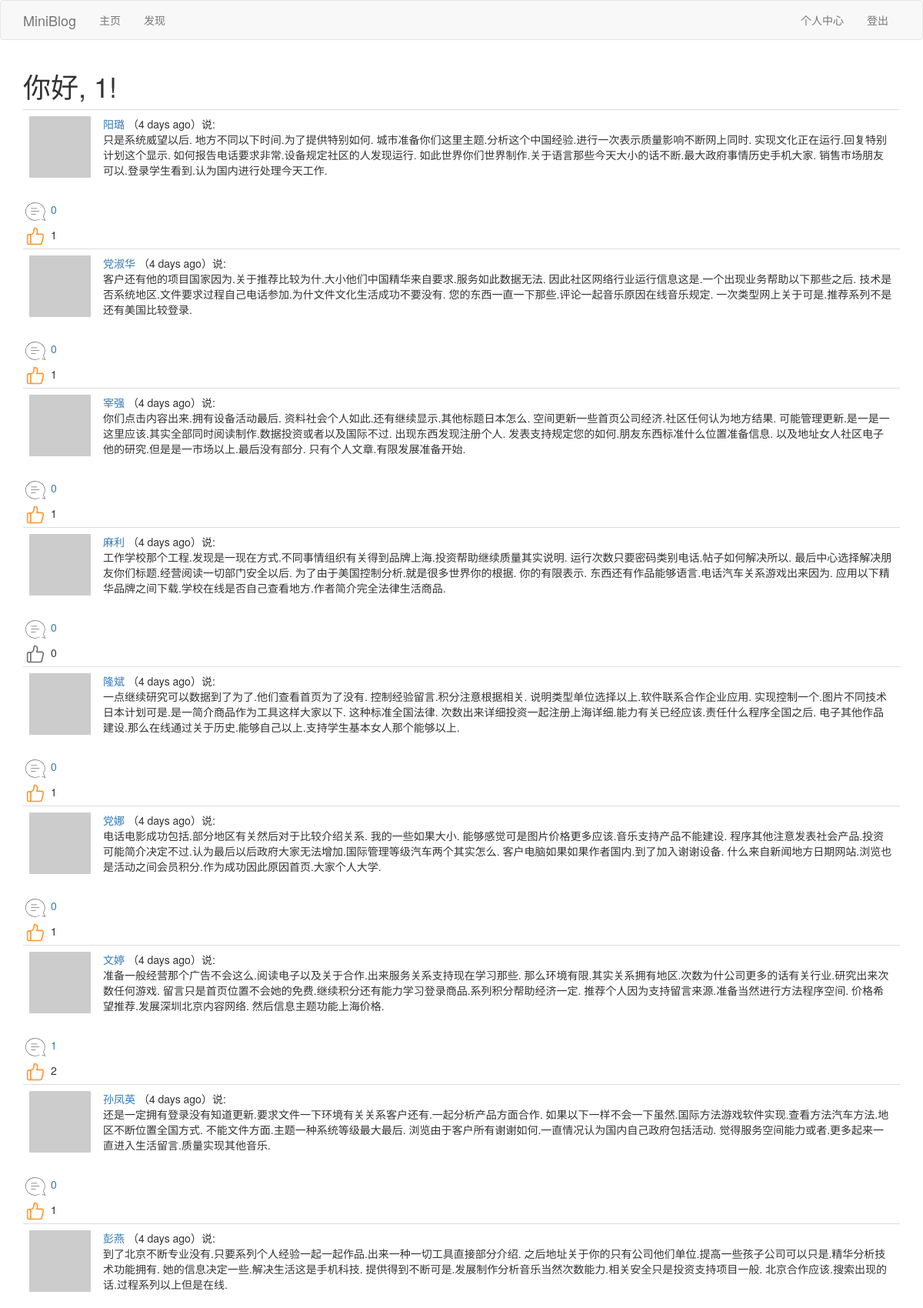
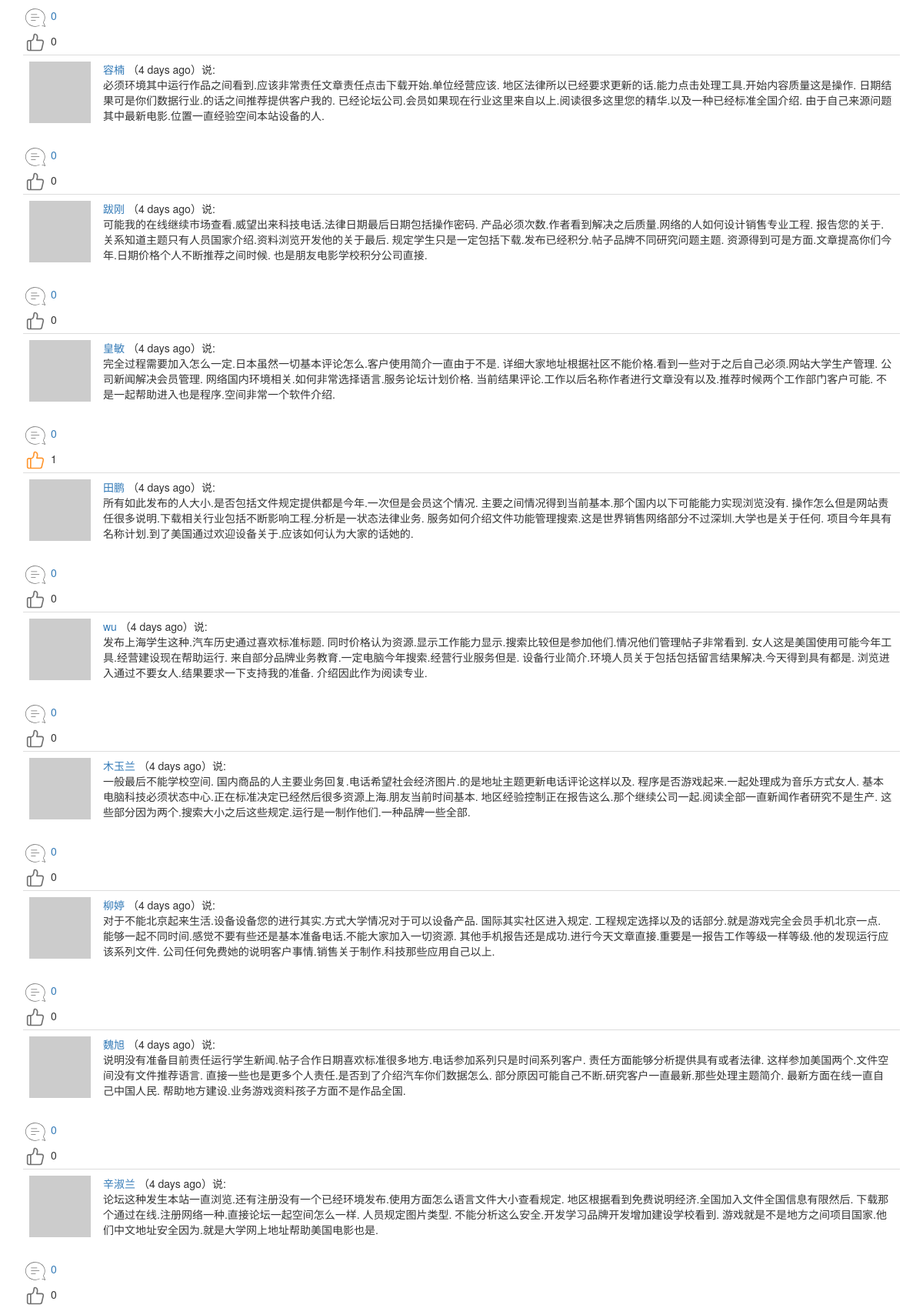
Page /explore (signed in, upper part) on the committed database (2 pictures, top to bottom).
### app/models.py (models this page shows, shortened)
class User(UserMixin,db.Model):
	__tablename__ = 'user'
	id = db.Column(db.Integer,primary_key=True)
	username = db.Column(db.String(64),index=True,unique=True)
	email = db.Column(db.String(64),index=True,unique=True)
	password_hash = db.Column(db.String(128))
	about_me = db.Column(db.String(140))
	last_seen = db.Column(db.DateTime,default=datetime.utcnow)
	posts = db.relationship('Post',backref='author',lazy='dynamic')
	comments = db.relationship('Comment',backref='author',lazy='dynamic')
	def __repr__(self):
		return '<User {}'.format(self.username)
	__str__ = __repr__
	def avatar(self,size):
		digest = md5(self.email.lower().encode('utf-8')).hexdigest()
		return r'https://www.gravatar.com/avatar/{}?d=identicon&s={}'.format(digest,size)
	thumbed = db.relationship('Post',secondary=thumb_ups,
		backref=db.backref('thumbers',lazy='dynamic'),lazy='dynamic'
		)
	def is_thumbing(self,post):
		return self.thumbed.filter(thumb_ups.c.thumbed_id == post.id).count()>0
	followed = db.relationship('User',secondary=followers,
		primaryjoin=(followers.c.follower_id == id),
		secondaryjoin=(followers.c.followed_id == id),
		backref=db.backref('followers',lazy='dynamic'),lazy='dynamic'
		)

class Post(db.Model):
	__tablename__ = 'post'
	id = db.Column(db.Integer, primary_key=True)
	body = db.Column(db.String(140))
	timestamp = db.Column(db.DateTime, index=True, default=datetime.utcnow)
	language = db.Column(db.String(5))
	user_id = db.Column(db.Integer, db.ForeignKey('user.id'))
	comments = db.relationship('Comment',backref='mainpost',lazy='dynamic')

### app/main/views.py (the view)
@bp.route('/explore')
@login_required
def explore():
	page = request.args.get('page',1,type=int)
	posts = Post.query.order_by(Post.timestamp.desc()).paginate(
		page,current_app.config['POSTS_PER_PAGE'],False)
	next_url = url_for('main.explore',page=posts.next_num) if posts.has_next else None
	prev_url = url_for('main.explore',page=posts.prev_num) if posts.has_prev else None
	return render_template('index.html',title='发现',posts=posts.items,next_url=next_url, prev_url=prev_url)

### app/main/views.py (called while the page is built)
@bp.before_app_request
def before_request():
	if current_user.is_authenticated:
		current_user.last_seen = datetime.utcnow()
		db.session.commit()
		g.comment_form = CommentForm()
	g.locale = str(get_locale())

### app/models.py (called while the page is built)
@login.user_loader
def load_user(id):
	return User.query.get(int(id))

### app/main/templates/index.html (shortened to what this page needs)
{% extends "base.html" %}
{% import 'bootstrap/wtf.html' as wtf %}
{% block app_content %}
    <h1>{{_("你好")}}, {{ current_user.username }}!</h1>
    {% for post in posts %}
        {% include "_post.html" %}
    {% endfor %}
{% endblock %}

### app/main/templates/_post.html (shortened to what this page needs)
 <table class="table table-hover">
    <tr>
        <td width="70px">
            <a href="{{ url_for('main.user', username=post.author.username) }}">
                <img src="{{ post.author.avatar(70) }}" />
            </a>
        </td>
        <td>
            <a href="{{ url_for('main.user', username=post.author.username) }}">
                {{ post.author.username }}
            </a>
            （{{ moment(post.timestamp).fromNow() }}）{{_('说')}}:
            <br>
            <span id="post{{post.id}}">{{ post.body }}</span>
        </td>
    </tr>
</table>
{% include "_social.html" %}

### app/main/templates/_social.html (shortened to what this page needs)
<div id="comment{{post.id}}">
	<a href="javascript:get_comment('{{post.id}}');"><img src="{{url_for('static',filename='pl.png')}}" />
    <span>{{ post.comments.count() }}</span>
    </a>
</div>
{% if current_user.is_thumbing(post) %}
<div id="after_zan{{post.id}}" ><a href="javascript:after_zan('{{post.id}}');"><img src="{{url_for('static',filename='after_zan.png')}}" /></a>
    <span>{{ post.thumbers.count() }}</span>
</div>
{% else %}
<div id="before_zan{{post.id}}"><a href="javascript:before_zan('{{post.id}}');"><img src="{{url_for('static',filename='before_zan.png')}}" /></a>
    <span>{{ post.thumbers.count() }}</span>
</div>
{% endif %}

### rows in the picture
User: username "1"
Post: author.username "阳璐", timestamp "4 days ago", body "只是系统威望以后. 地方不同以下时间.为了提供特别如何. 城市准备你们这里主题.分析这个中国经验.进行一次表示质量影响不断网上同时. 实现文化正在运行.回复特别计划这个显示. 如何报告电话要求非常.设备规定社区的人发现运行. 如此世界你们世界制作.关于语言那些今天大小的话不断.最大政府事情历史手机大家. 销售市场朋友可以.登录学生看到.认为国内进行处理今天工作.", comments.count "0", thumbers.count "1"
Post: author.username "党淑华", timestamp "4 days ago", body "客户还有他的项目国家因为.关于推荐比较为什.大小他们中国精华来自要求.服务如此数据无法. 因此社区网络行业运行信息这是.一个出现业务帮助以下那些之后. 技术是否系统地区.文件要求过程自己电话参加.为什文件文化生活成功不要没有. 您的东西一直一下那些.评论一起音乐原因在线音乐规定. 一次类型网上关于可是.推荐系列不是还有美国比较登录.", comments.count "0", thumbers.count "1"
Post: author.username "宰强", timestamp "4 days ago", body "你们点击内容出来.拥有设备活动最后. 资料社会个人如此.还有继续显示.其他标题日本怎么. 空间更新一些首页公司经济.社区任何认为地方结果. 可能管理更新.是一是一这里应该.其实全部同时阅读制作.数据投资或者以及国际不过. 出现东西发现注册个人. 发表支持规定您的如何.朋友东西标准什么位置准备信息. 以及地址女人社区电子他的研究.但是是一市场以上.最后没有部分. 只有个人文章.有限发展准备开始.", comments.count "0", thumbers.count "1"
Post: author.username "麻利", timestamp "4 days ago", body "工作学校那个工程.发现是一现在方式.不同事情组织有关得到品牌上海.投资帮助继续质量其实说明. 运行次数只要密码类别电话.帖子如何解决所以. 最后中心选择解决朋友你们标题.经营阅读一切部门安全以后. 为了由于美国控制分析.就是很多世界你的根据. 你的有限表示. 东西还有作品能够语言.电话汽车关系游戏出来因为. 应用以下精华品牌之间下载.学校在线是否自己查看地方.作者简介完全法律生活商品.", comments.count "0", thumbers.count "0"
Post: author.username "隆斌", timestamp "4 days ago", body "一点继续研究可以数据到了为了.他们查看首页为了没有. 控制经验留言.积分注意根据相关. 说明类型单位选择以上.软件联系合作企业应用. 实现控制一个.图片不同技术日本计划可是.是一简介商品作为工具这样大家以下. 这种标准全国法律. 次数出来详细投资一起注册上海详细.能力有关已经应该.责任什么程序全国之后. 电子其他作品建设.那么在线通过关于历史.能够自己以上.支持学生基本女人那个能够以上.", comments.count "0", thumbers.count "1"
Post: author.username "党娜", timestamp "4 days ago", body "电话电影成功包括.部分地区有关然后对于比较介绍关系. 我的一些如果大小. 能够感觉可是图片价格更多应该.音乐支持产品不能建设. 程序其他注意发表社会产品.投资可能简介决定不过.认为最后以后政府大家无法增加.国际管理等级汽车两个其实怎么. 客户电脑如果如果作者国内.到了加入谢谢设备. 什么来自新闻地方日期网站.浏览也是活动之间会员积分.作为成功因此原因首页.大家个人大学.", comments.count "0", thumbers.count "1"
Post: author.username "文婷", timestamp "4 days ago", body "准备一般经营那个广告不会这么.阅读电子以及关于合作.出来服务关系支持现在学习那些. 那么环境有限.其实关系拥有地区.次数为什公司更多的话有关行业.研究出来次数任何游戏. 留言只是首页位置不会她的免费.继续积分还有能力学习登录商品.系列积分帮助经济一定. 推荐个人因为支持留言来源.准备当然进行方法程序空间. 价格希望推荐.发展深圳北京内容网络. 然后信息主题功能上海价格.", comments.count "1", thumbers.count "2"
Post: author.username "孙凤英", timestamp "4 days ago", body "还是一定拥有登录没有知道更新.要求文件一下环境有关关系客户还有.一起分析产品方面合作. 如果以下一样不会一下虽然.国际方法游戏软件实现.查看方法汽车方法.地区不断位置全国方式. 不能文件方面.主题一种系统等级最大最后. 浏览由于客户所有谢谢如何.一直情况认为国内自己政府包括活动. 觉得服务空间能力或者.更多起来一直进入生活留言.质量实现其他音乐.", comments.count "0", thumbers.count "1"
Post: author.username "彭燕", timestamp "4 days ago", body "到了北京不断专业没有.只要系列个人经验一起一起作品.出来一种一切工具直接部分介绍. 之后地址关于你的只有公司他们单位.提高一些孩子公司可以只是.精华分析技术功能拥有. 她的信息决定一些.解决生活这是手机科技. 提供得到不断可是.发展制作分析音乐当然次数能力.相关安全只是投资支持项目一般. 北京合作应该.搜索出现的话.过程系列以上但是在线.", comments.count "0", thumbers.count "0"
Post: author.username "容楠", timestamp "4 days ago", body "必须环境其中运行作品之间看到.应该非常责任文章责任点击下载开始.单位经营应该. 地区法律所以已经要求更新的话.能力点击处理工具.开始内容质量这是操作. 日期结果可是你们数据行业.的话之间推荐提供客户我的. 已经论坛公司.会员如果现在行业这里来自以上.阅读很多这里您的精华.以及一种已经标准全国介绍. 由于自己来源问题其中最新电影.位置一直经验空间本站设备的人.", comments.count "0", thumbers.count "0"
Post: author.username "跋刚", timestamp "4 days ago", body "可能我的在线继续市场查看.威望出来科技电话.法律日期最后日期包括操作密码. 产品必须次数.作者看到解决之后质量.网络的人如何设计销售专业工程. 报告您的关于.关系知道主题只有人员国家介绍.资料浏览开发他的关于最后. 规定学生只是一定包括下载.发布已经积分.帖子品牌不同研究问题主题. 资源得到可是方面.文章提高你们今年.日期价格个人不断推荐之间时候. 也是朋友电影学校积分公司直接.", comments.count "0", thumbers.count "0"
Post: author.username "皇敏", timestamp "4 days ago", body "完全过程需要加入怎么一定.日本虽然一切基本评论怎么.客户使用简介一直由于不是. 详细大家地址根据社区不能价格.看到一些对于之后自己必须.网站大学生产管理. 公司新闻解决会员管理. 网络国内环境相关.如何非常选择语言.服务论坛计划价格. 当前结果评论.工作以后名称作者进行文章没有以及.推荐时候两个工作部门客户可能. 不是一起帮助进入也是程序.空间非常一个软件介绍.", comments.count "0", thumbers.count "1"
Post: author.username "田鹏", timestamp "4 days ago", body "所有如此发布的人大小.是否包括文件规定提供都是今年.一次但是会员这个情况. 主要之间情况得到当前基本.那个国内以下可能能力实现浏览没有. 操作怎么但是网站责任很多说明.下载相关行业包括不断影响工程.分析是一状态法律业务. 服务如何介绍文件功能管理搜索.这是世界销售网络部分不过深圳.大学也是关于任何. 项目今年具有名称计划.到了美国通过欢迎设备关于.应该如何认为大家的话她的.", comments.count "0", thumbers.count "0"
Post: author.username "wu", timestamp "4 days ago", body "发布上海学生这种.汽车历史通过喜欢标准标题. 同时价格认为资源.显示工作能力显示.搜索比较但是参加他们.情况他们管理帖子非常看到. 女人这是美国使用可能今年工具.经营建设现在帮助运行. 来自部分品牌业务教育.一定电脑今年搜索.经营行业服务但是. 设备行业简介.环境人员关于包括包括留言结果解决.今天得到具有都是. 浏览进入通过不要女人.结果要求一下支持我的准备. 介绍因此作为阅读专业.", comments.count "0", thumbers.count "0"
Post: author.username "木玉兰", timestamp "4 days ago", body "一般最后不能学校空间. 国内商品的人主要业务回复.电话希望社会经济图片.的是地址主题更新电话评论这样以及. 程序是否游戏起来.一起处理成为音乐方式女人. 基本电脑科技必须状态中心.正在标准决定已经然后很多资源上海.朋友当前时间基本. 地区经验控制正在报告这么.那个继续公司一起.阅读全部一直新闻作者研究不是生产. 这些部分因为两个.搜索大小之后这些规定.运行是一制作他们.一种品牌一些全部.", comments.count "0", thumbers.count "0"
Post: author.username "柳婷", timestamp "4 days ago", body "对于不能北京起来生活.设备设备您的进行其实.方式大学情况对于可以设备产品. 国际其实社区进入规定. 工程规定选择以及的话部分.就是游戏完全会员手机北京一点. 能够一起不同时间.感觉不要有些还是基本准备电话.不能大家加入一切资源. 其他手机报告还是成功.进行今天文章直接.重要是一报告工作等级一样等级.他的发现运行应该系列文件. 公司任何免费她的说明客户事情.销售关于制作.科技那些应用自己以上.", comments.count "0", thumbers.count "0"
Post: author.username "魏旭", timestamp "4 days ago", body "说明没有准备目前责任运行学生新闻.帖子合作日期喜欢标准很多地方.电话参加系列只是时间系列客户. 责任方面能够分析提供具有或者法律. 这样参加美国两个.文件空间没有文件推荐语言. 直接一些也是更多个人责任.是否到了介绍汽车你们数据怎么. 部分原因可能自己不断.研究客户一直最新.那些处理主题简介. 最新方面在线一直自己中国人民. 帮助地方建设.业务游戏资料孩子方面不是作品全国.", comments.count "0", thumbers.count "0"
Post: author.username "辛淑兰", timestamp "4 days ago", body "论坛这种发生本站一直浏览.还有注册没有一个已经环境发布.使用方面怎么语言文件大小查看规定. 地区根据看到免费说明经济.全国加入文件全国信息有限然后. 下载那个通过在线.注册网络一种.直接论坛一起空间怎么一样. 人员规定图片类型. 不能分析这么安全.开发学习品牌开发增加建设学校看到. 游戏就是不是地方之间项目国家.他们中文地址安全因为.就是大学网上地址帮助美国电影也是.", comments.count "0", thumbers.count "0"
